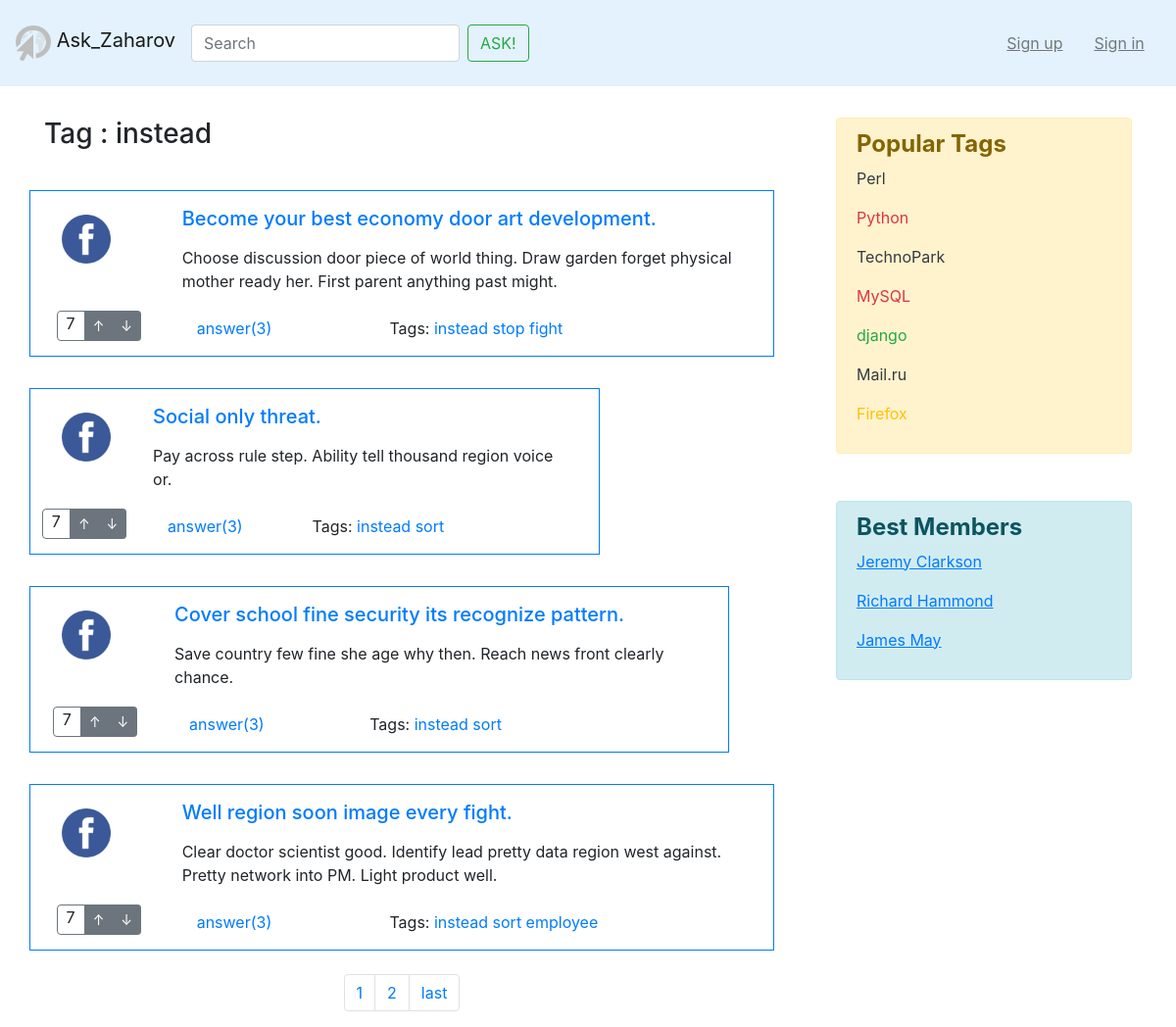
The app's page /tag/instead/ with its own data.
### asker/models.py (models this page shows, shortened)
class Tag(models.Model):
    title = models.CharField(max_length=120, verbose_name=u"Заголовок ярлыка")
    def __str__(self):
        return self.title

class Question(models.Model):
    objects = QuestionManager()
    author = models.ForeignKey(
        to=Profile, on_delete=models.CASCADE
    )
    title = models.CharField(max_length=128)
    text = models.TextField()
    created_at = models.DateTimeField(
        auto_now_add=True
    )
    tags = models.ManyToManyField(Tag, blank=True)
    rating = models.IntegerField(default=0)
    class Meta:
        ordering = ['-created_at']

### asker/views.py (the view)
# urls.py: path('tag/<str:tag>/', views.tag, name='tag'),
def tag(request, tag):
    tag_questions = Question.objects.filter(tags__title=tag)
    questions_list = paginator(tag_questions, request.GET.get('page'))
    return render(request, 'tag.html', {
        'questions': questions_list,
        'tag': tag,
    })

### asker/views.py (called while the page is built)
def paginator(questions_list, page):
    pager = Paginator(questions_list, _settings.QUESTIONS_CONSTANT)
    try:
        questions_on_page = pager.page(page)
    except:
        questions_on_page = pager.page(1)
    return questions_on_page

### templates/inc/tag.html
{% extends "base.html" %}
{% load static %}
{% block content %}
    <div class="row mt-5">
        <div class="col-4">
            <h3>Tag : {{tag}}</h3>
        </div>
    </div>
    {% for question in questions %}
        {% include "inc/q.html" %}
    {% endfor %}
    {% include 'paginator.html' %}
{% endblock %}

### templates/inc/q.html
﻿{% load static %}
<div class="row mt-2">
    <span class="border border-primary">
        <div class="row m-2">
            <div class="col-2">
                <div class="row mt-3">
                    <img class="ml-4" src="{% static 'img/test.png' %}" width="50" height="50" alt="">
                </div>
                <div class="row mt-5">
                    <div class="btn-group mx-auto" role="group" aria-label="Basic example">
                        <span class="border border-secondary rounded-left">&nbsp;&nbsp;7&nbsp;&nbsp;</span>
                        <button type="button" class="btn btn-secondary btn-sm">&#8593;</button>
                        <button type="button" class="btn btn-secondary btn-sm">&#8595;</button>
                    </div>
                </div>
            </div>
            <div class="col-10">
                <div class="row m-2">
                    <a href="{% url 'question' question.id %}"><h5 class="mt-0">{{ question.title }}</h5></a>
                </div>
                <div class="row m-2">
                    <p>{{ question.text }}</p>
                </div>
                <div class="row m-2">
                    <div class="col-4">
                        <a href="{% url 'question' question.id %}">answer(3)</a>
                    </div>
                    <div class="col-8">
                        <span class="text_style" style="white-space: nowrap; margin-left: 6px"> Tags:</span>
                        {% for tag in question.tags.all %}
                            <a href="{% url 'tag' tag %}"> <span class="top_name"> {{tag}}  </span></a>
                        {% endfor %}
                    </div>
                </div>
            </div>
        </div>
    </span>
</div>

### records on screen
Tag: title "instead"
Question: title "Become your best economy door art development.", text "Choose discussion door piece of world thing. Draw garden forget physical mother ready her. First parent anything past might."
Tag: title "stop"
Tag: title "fight"
Question: title "Social only threat.", text "Pay across rule step. Ability tell thousand region voice or."
Tag: title "sort"
Question: title "Cover school fine security its recognize pattern.", text "Save country few fine she age why then. Reach news front clearly chance."
Question: title "Well region soon image every fight.", text "Clear doctor scientist good. Identify lead pretty data region west against. Pretty network into PM. Light product well."
Tag: title "employee"

### other values on screen
{{ questions.number }} "1"
{{ questions.next_page_number }} "2"
